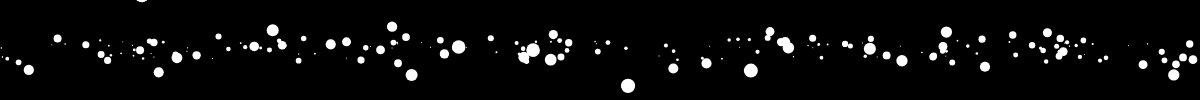
Frame 1 (no input)
Frame 60 (no input): identical to frame 1, image omitted
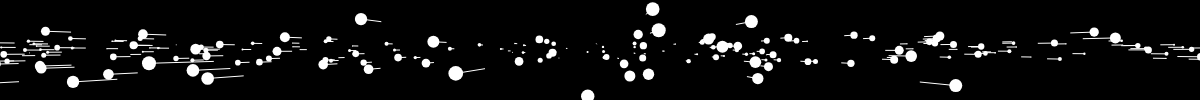
Frame 120 (the mouse pressed at the canvas centre since frame 60)

The p5.js sketch that drew these frames (run headless with seeded random() and noise() and a simulated clock; from frame 60 on, the mouse is pressed at the canvas centre):

// p5.js sketch
// ── sketch.js
// Daniel Shiffman
// http://codingtra.in
// http://patreon.com/codingtrain
// Code for: https://youtu.be/17WoOqgXsRM

var stars = [];

var speed;

function setup() {
  createCanvas(1200, 100);
  for (var i = 0; i < 800; i++) {
    stars[i] = new Star();
  }
}

function draw() {
  speed = map(mouseX, 0, width, 0, 50);
  background(0);
  translate(width / 2, height / 2);
  for (var i = 0; i < stars.length; i++) {
    stars[i].update();
    stars[i].show();
  }
}

// ── Star.js
// Daniel Shiffman
// http://codingtra.in
// http://patreon.com/codingtrain
// Code for: https://youtu.be/17WoOqgXsRM

function Star() {
  this.x = random(-width, width);
  this.y = random(-height, height);
  this.z = random(width);
  this.pz = this.z;

  this.update = function() {
    this.z = this.z - speed;
    if (this.z < 1) {
      this.z = width;
      this.x = random(-width, width);
      this.y = random(-height, height);
      this.pz = this.z;
    }
  }

  this.show = function() {
    fill(255);
    noStroke();

    var sx = map(this.x / this.z, 0, 1, 0, width);
    var sy = map(this.y / this.z, 0, 1, 0, height);

    var r = map(this.z, 0, width, 16, 0);
    ellipse(sx, sy, r, r);

    var px = map(this.x / this.pz, 0, 1, 0, width);
    var py = map(this.y / this.pz, 0, 1, 0, height);

    this.pz = this.z;

    stroke(255);
    line(px, py, sx, sy);

  }

}
